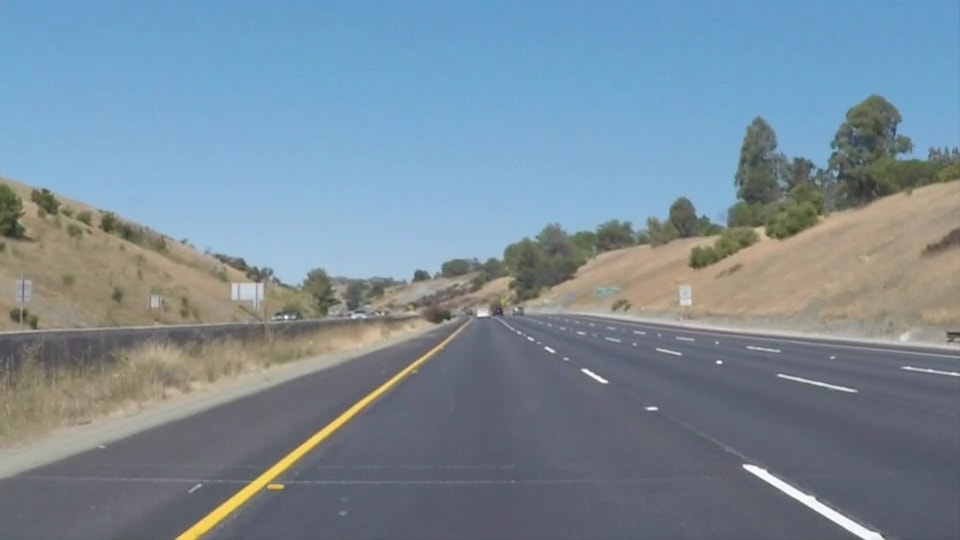
#> input picture project_1/test_images/whiteCarLaneSwitch.jpg, 960 x 540 px
$ jupyter execute --allow-errors pipeline.ipynb   (shell and % lines are left out)
#> lines starting #> are read from the running program, lines starting #| are printed output that depends on the picture; after the words box and inside, x2 and y2 are one past the last pixel; in counts of white or black regions, pixels touching at a corner belong together
# Self-Driving Car Engineer Nanodegree

## Project: **Finding Lane Lines on the Road**
***
In this project, you will use the tools you learned about in the lesson to identify lane lines on the road.  You can develop your pipeline on a series of individual images, and later apply the result to a video stream (really just a series of images). Check out the video clip "raw-lines-example.mp4" (also contained in this repository) to see what the output should look like after using the helper functions below.

Once you have a result that looks roughly like "raw-lines-example.mp4", you'll need to get creative and try to average and/or extrapolate the line segments you've detected to map out the full extent of the lane lines.  You can see an example of the result you're going for in the video "P1_example.mp4".  Ultimately, you would like to draw just one line for the left side of the lane, and one for the right.

In addition to implementing code, there is a brief writeup to complete. The writeup should be completed in a separate file, which can be either a markdown file or a pdf document. There is a [write up template](https://github.com/udacity/CarND-LaneLines-P1/blob/master/writeup_template.md) that can be used to guide the writing process. Completing both the code in the Ipython notebook and the writeup template will cover all of the [rubric points](https://review.udacity.com/#!/rubrics/322/view) for this project.

---
Let's have a look at our first image called 'test_images/solidWhiteRight.jpg'.  Run the 2 cells below (hit Shift-Enter or the "play" button above) to display the image.

**Note: If, at any point, you encounter frozen display windows or other confounding issues, you can always start again with a clean slate by going to the "Kernel" menu above and selecting "Restart & Clear Output".**

---

**The tools you have are color selection, region of interest selection, grayscaling, Gaussian smoothing, Canny Edge Detection and Hough Tranform line detection.  You  are also free to explore and try other techniques that were not presented in the lesson.  Your goal is piece together a pipeline to detect the line segments in the image, then average/extrapolate them and draw them onto the image for display (as below).  Once you have a working pipeline, try it out on the video stream below.**

---

<figure>

 <figcaption>
 <p></p>
 <p style="text-align: center;"> Your output should look something like this (above) after detecting line segments using the helper functions below </p>
 </figcaption>
</figure>
 <p></p>
<figure>

 <figcaption>
 <p></p>
 <p style="text-align: center;"> Your goal is to connect/average/extrapolate line segments to get output like this</p>
 </figcaption>
</figure>

**Run the cell below to import some packages.  If you get an `import error` for a package you've already installed, try changing your kernel (select the Kernel menu above --> Change Kernel).  Still have problems?  Try relaunching Jupyter Notebook from the terminal prompt.  Also, consult the forums for more troubleshooting tips.**

## Import Packages

[cell 1]
#importing some useful packages
import matplotlib.pyplot as plt
import matplotlib.image as mpimg
import numpy as np
import cv2

## Read in an Image

[cell 2]
#reading in an image
image = mpimg.imread('test_images/whiteCarLaneSwitch.jpg')
#> image is the input picture: shape (540, 960, 3); mean R, G, B 121.2, 139.4, 152.9

#printing out some stats and plotting
print('This image is:', type(image), 'with dimensions:', image.shape)
#| This image is: <class 'numpy.ndarray'> with dimensions: (540, 960, 3)
plt.imshow(image)  # if you wanted to show a single color channel image called 'gray', for example, call as plt.imshow(gray, cmap='gray')

## Ideas for Lane Detection Pipeline

**Some OpenCV functions (beyond those introduced in the lesson) that might be useful for this project are:**

`cv2.inRange()` for color selection
`cv2.fillPoly()` for regions selection
`cv2.line()` to draw lines on an image given endpoints
`cv2.addWeighted()` to coadd / overlay two images
`cv2.cvtColor()` to grayscale or change color
`cv2.imwrite()` to output images to file
`cv2.bitwise_and()` to apply a mask to an image

**Check out the OpenCV documentation to learn about these and discover even more awesome functionality!**

## Helper Functions

Below are some helper functions to help get you started. They should look familiar from the lesson!

[cell 3]
import math

def grayscale(img):
    """Applies the Grayscale transform
    This will return an image with only one color channel
    but NOTE: to see the returned image as grayscale
    (assuming your grayscaled image is called 'gray')
    you should call plt.imshow(gray, cmap='gray')"""
    return cv2.cvtColor(img, cv2.COLOR_RGB2GRAY)
    # Or use BGR2GRAY if you read an image with cv2.imread()
    # return cv2.cvtColor(img, cv2.COLOR_BGR2GRAY)

def canny(img, low_threshold, high_threshold):
    """Applies the Canny transform"""
    return cv2.Canny(img, low_threshold, high_threshold)

def gaussian_blur(img, kernel_size):
    """Applies a Gaussian Noise kernel"""
    return cv2.GaussianBlur(img, (kernel_size, kernel_size), 0)

def region_of_interest(img, vertices):
    """
    Applies an image mask.

    Only keeps the region of the image defined by the polygon
    formed from `vertices`. The rest of the image is set to black.
    `vertices` should be a numpy array of integer points.
    """
    #defining a blank mask to start with
    mask = np.zeros_like(img)

    #defining a 3 channel or 1 channel color to fill the mask with depending on the input image
    if len(img.shape) > 2:
        channel_count = img.shape[2]  # i.e. 3 or 4 depending on your image
        ignore_mask_color = (255,) * channel_count
    else:
        ignore_mask_color = 255

    #filling pixels inside the polygon defined by "vertices" with the fill color
    cv2.fillPoly(mask, vertices, ignore_mask_color)

    #returning the image only where mask pixels are nonzero
    masked_image = cv2.bitwise_and(img, mask)
    return masked_image


def draw_lines(img, lines, color=[255, 0, 0], thickness=8):
    """
    NOTE: this is the function you might want to use as a starting point once you want to
    average/extrapolate the line segments you detect to map out the full
    extent of the lane (going from the result shown in raw-lines-example.mp4
    to that shown in P1_example.mp4).

    Think about things like separating line segments by their
    slope ((y2-y1)/(x2-x1)) to decide which segments are part of the left
    line vs. the right line.  Then, you can average the position of each of
    the lines and extrapolate to the top and bottom of the lane.

    This function draws `lines` with `color` and `thickness`.
    Lines are drawn on the image inplace (mutates the image).
    If you want to make the lines semi-transparent, think about combining
    this function with the weighted_img() function below
    """
    """
    I changed this helper function to make the extrapolation happen in this function
    To make the lane line more clear, I changed the line width to 8
    """
    leftLines = []
    rightLines = []
    slope_L = 0; slope_R = 0
    # find out the left and the right lanes
    for line in lines:
        for x1,y1,x2,y2 in line:
            slope = (y2-y1) / (x2-x1)
            if(slope < 0.15 and slope > -0.15): continue
            if(slope > 0):
                rightLines.append(line)
                slope_R += slope
            else:
                leftLines.append(line)
                slope_L += slope

    # average the position of each of the lines and extrapolate to the top and bottom of the lane.
    sumxL = 0; sumxR = 0; sumyL = 0; sumyR = 0;
    for line in leftLines:
        for x1,y1,x2,y2 in line:
            sumxL = sumxL + x1 + x2
            sumyL = sumyL + y1 + y2
    if len(leftLines):
        x_L = sumxL / len(leftLines) /2 # calculate the averaged coordinates on the left lane
        y_L = sumyL / len(leftLines) /2
        slope_L /= len(leftLines)
        leftLines = []
        if slope_L == 0:
            y_L1 = img.shape[0]; x_L1 =  x_L
            y_L2 = 320; x_L2 =  x_L
        else:
            y_L1 = img.shape[0]; x_L1 =  x_L - (y_L - y_L1) / slope_L
            y_L2 = 320; x_L2 =  x_L - (y_L - y_L2) / slope_L # extrapolate the lane line to its top and bottom position using the same slope
        leftLines.append([x_L,y_L,x_L1,y_L1])
        leftLines.append([x_L,y_L,x_L2,y_L2]) # now the new left lane consists of three points (the center, the top and the bottom)
    # the same procedures on the right lane
    for line in rightLines:
        for x1,y1,x2,y2 in line:
            sumxR = sumxR + x1 + x2
            sumyR = sumyR + y1 + y2
    if len(rightLines):
        x_R = sumxR / len(rightLines) /2
        y_R = sumyR / len(rightLines) /2
        slope_R /= len(rightLines)
        rightLines = []
        y_R1 = img.shape[0]; x_R1 =  x_R - (y_R - y_R1) / slope_R
        y_R2 = 320; x_R2 =  x_R - (y_R - y_R2) / slope_R
        rightLines.append([x_R,y_R,x_R1,y_R1])
        rightLines.append([x_R,y_R,x_R2,y_R2])

    # draw the extrapoted lane lines
    for line in leftLines:
        x1 = line[0]; y1 = line[1]; x2 = line[2]; y2 = line[3]
        cv2.line(img, (int(x1), int(y1)), (int(x2), int(y2)), color, thickness)
    for line in rightLines:
        x1 = line[0]; y1 = line[1]; x2 = line[2]; y2 = line[3]
        cv2.line(img, (int(x1), int(y1)), (int(x2), int(y2)), color, thickness)

def hough_lines(img, rho, theta, threshold, min_line_len, max_line_gap):
    """
    `img` should be the output of a Canny transform.

    Returns an image with hough lines drawn.
    """
    lines = cv2.HoughLinesP(img, rho, theta, threshold, np.array([]), minLineLength=min_line_len, maxLineGap=max_line_gap)
    line_img = np.zeros((img.shape[0], img.shape[1], 3), dtype=np.uint8)
    draw_lines(line_img, lines)
    return line_img

# Python 3 has support for cool math symbols.

def weighted_img(img, initial_img, α=0.8, β=1.0, γ=0.0):
    """
    `img` is the output of the hough_lines(), An image with lines drawn on it.
    Should be a blank image (all black) with lines drawn on it.

    `initial_img` should be the image before any processing.

    The result image is computed as follows:

    initial_img * α + img * β + γ
    NOTE: initial_img and img must be the same shape!
    """
    return cv2.addWeighted(initial_img, α, img, β, γ)

## Test Images

Build your pipeline to work on the images in the directory "test_images"
**You should make sure your pipeline works well on these images before you try the videos.**

[cell 4]
import os
os.listdir("test_images/")
# Grayscale the image
gray = grayscale(image)

# Define a kernel size and apply Gaussian smoothing
kernel_size = 5
blur_gray =gaussian_blur(gray,kernel_size)

# Define our parameters for Canny and apply
low_threshold = 50
high_threshold = 150
edges = canny(blur_gray, low_threshold, high_threshold)
#> in canny, `return cv2.Canny(img, low_threshold, high_threshold)`:
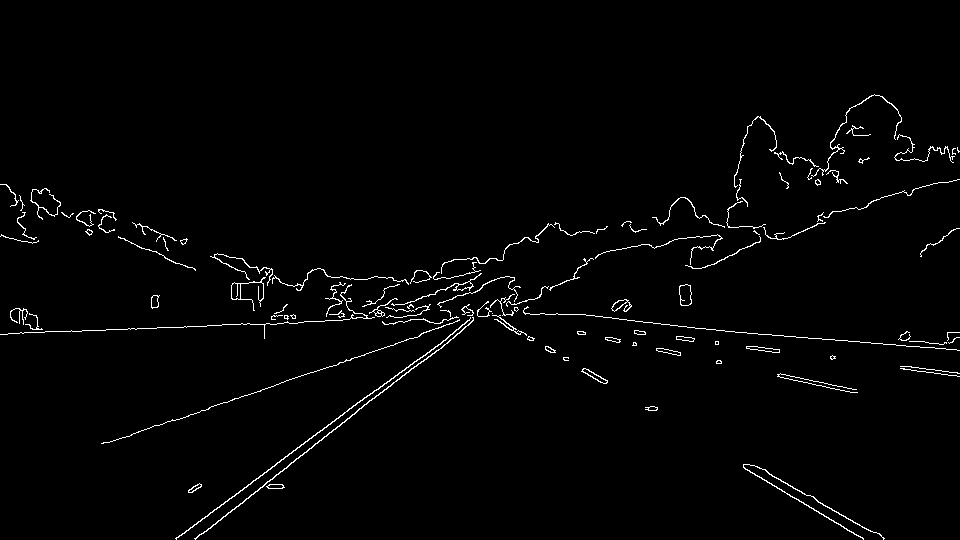
#> returned value: shape (540, 960); 1.7% white in thin lines or dots, all inside (x1, y1, x2, y2) = (0, 94, 960, 540)

# Next we'll create a masked edges image using cv2.fillPoly()
mask = np.zeros_like(edges)
ignore_mask_color = 255

# This time we are defining a four sided polygon to mask
imshape = image.shape
vertices = np.array([[(0,imshape[0]),(450, 340), (490, 340), (imshape[1],imshape[0])]], dtype=np.int32)
masked_edges = region_of_interest(edges, vertices)
#> in region_of_interest, `masked_image = cv2.bitwise_and(img, mask)`:
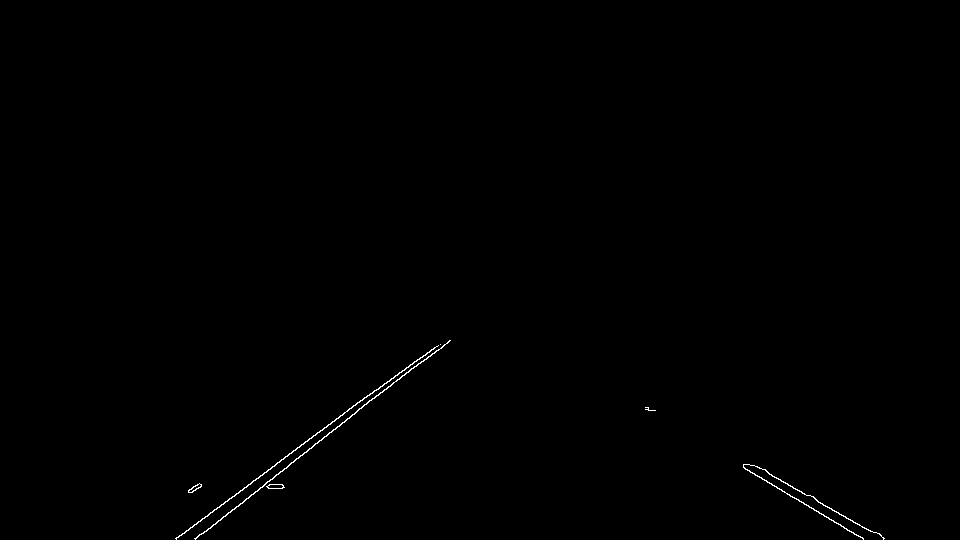
#> masked_image: shape (540, 960); 0.27% white in thin lines or dots, all inside (x1, y1, x2, y2) = (175, 340, 885, 540)

# Define the Hough transform parameters
# Make a blank the same size as our image to draw on
rho = 1 # distance resolution in pixels of the Hough grid
theta = np.pi/180 # angular resolution in radians of the Hough grid
threshold = 50     # minimum number of votes (intersections in Hough grid cell)
min_line_len = 30 #minimum number of pixels making up a line
max_line_gap = 20   # maximum gap in pixels between connectable line segments
#line_image = np.copy(image)*0 # creating a blank to draw lines on

# Run Hough on edge detected image
# Output "lines" is an array containing endpoints of detected line segments
lines = hough_lines(masked_edges, rho, theta, threshold, min_line_len, max_line_gap)
#> in hough_lines, `lines = cv2.HoughLinesP(img, rho, theta, threshold, np.array([]), minL..`: lines = [[195, 538, 449, 340], [176, 538, 364, 397], [207, 516, 399, 372], [752, 465, 884, 538], [743, 467, 863, 539], [291, 462, 414, 366], [195, 539, 287, 467], [369, 395, 431, 349]]
#> the loop in draw_lines, `for line in lines:` made 8 passes
#> after the loop in draw_lines, `for line in lines:`: leftLines = [[[195, 538, 449, 340]], [[176, 538, 364, 397]], [[207, 516, 399, 372]], [[291, 462, 414, 366]], [[195, 539, 287, 467]], [[369, 395, 431, 349]]]; rightLines = [[[752, 465, 884, 538]], [[743, 467, 863, 539]]]; slope_L = -4.58; slope_R = 1.15
#> the loop in draw_lines, `for line in leftLines:` made 6 passes
#> after the loop in draw_lines, `for line in leftLines:`: sumxL = 3777; sumyL = 5279
#> in draw_lines, `x_L = sumxL / len(leftLines) /2`: x_L = 314.8
#> in draw_lines, `y_L = sumyL / len(leftLines) /2`: y_L = 439.9
#> in draw_lines, `slope_L /= len(leftLines)`: slope_L = -0.764
#> in draw_lines, `x_L1 = x_L - (y_L - y_L1) / slope_L`: x_L1 = 183.8
#> in draw_lines, `x_L2 = x_L - (y_L - y_L2) / slope_L`: x_L2 = 471.7
#> the loop in draw_lines, `for line in rightLines:` made 2 passes
#> after the loop in draw_lines, `for line in rightLines:`: sumxR = 3242; sumyR = 2009
#> in draw_lines, `x_R = sumxR / len(rightLines) /2`: x_R = 810.5
#> in draw_lines, `y_R = sumyR / len(rightLines) /2`: y_R = 502.2
#> in draw_lines, `slope_R /= len(rightLines)`: slope_R = 0.577
#> in draw_lines, `x_R1 = x_R - (y_R - y_R1) / slope_R`: x_R1 = 876
#> in draw_lines, `x_R2 = x_R - (y_R - y_R2) / slope_R`: x_R2 = 494.4
#> the loop in draw_lines, `for line in leftLines:` made 2 passes
#> (x1, y1, x2, y2) on passes 1 to 2: (314.8, 439.9, 183.8, 540), (314.8, 439.9, 471.7, 320)
#> the loop in draw_lines, `for line in rightLines:` made 2 passes
#> (x1, y1, x2, y2) on passes 1 to 2: (810.5, 502.2, 876, 540), (810.5, 502.2, 494.4, 320)
#> after the loop in draw_lines, `for line in rightLines:`:
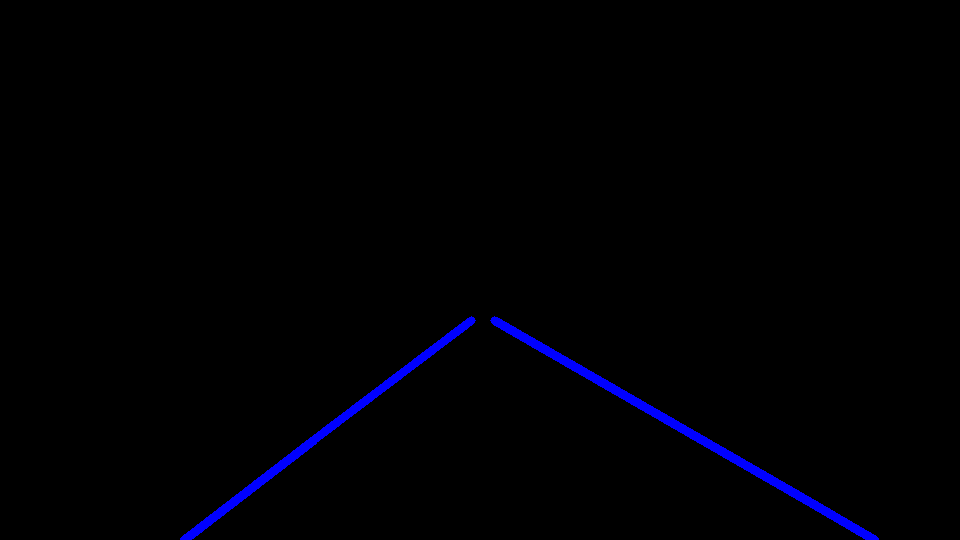
#> img: shape (540, 960, 3); mean of channels 0, 1, 2 3.5, 0, 0; drawn as B, G, R

# Draw the lines on the edge image
lines_edges = weighted_img(lines, image,α=0.8, β=1.0, γ=0.0)
#> in weighted_img, `return cv2.addWeighted(initial_img, α, img, β, γ)`:
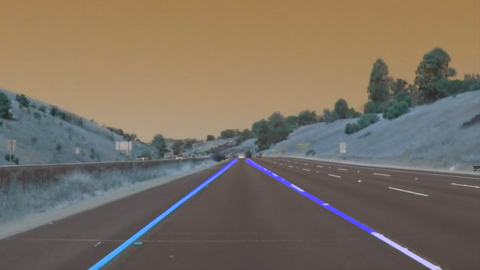
#> returned value: shape (540, 960, 3) (shown at 1/2 size); mean of channels 0, 1, 2 98.5, 111.5, 122.3; drawn as B, G, R
plt.imshow(lines_edges)

## Build a Lane Finding Pipeline

Build the pipeline and run your solution on all test_images. Make copies into the `test_images_output` directory, and you can use the images in your writeup report.

Try tuning the various parameters, especially the low and high Canny thresholds as well as the Hough lines parameters.

[cell 5]
# TODO: Build your pipeline that will draw lane lines on the test_images
# then save them to the test_images_output directory.
#importing some useful packages
import matplotlib.pyplot as plt
import matplotlib.image as mpimg
import numpy as np
import cv2
import os
os.chdir("/home/workspace/CarND-LaneLines-P1/")
path = os.listdir("test_images/")
print(path)
for file_name in path:
    os.chdir("/home/workspace/CarND-LaneLines-P1/")
    #reading in an image
    image = mpimg.imread('test_images/'+file_name)
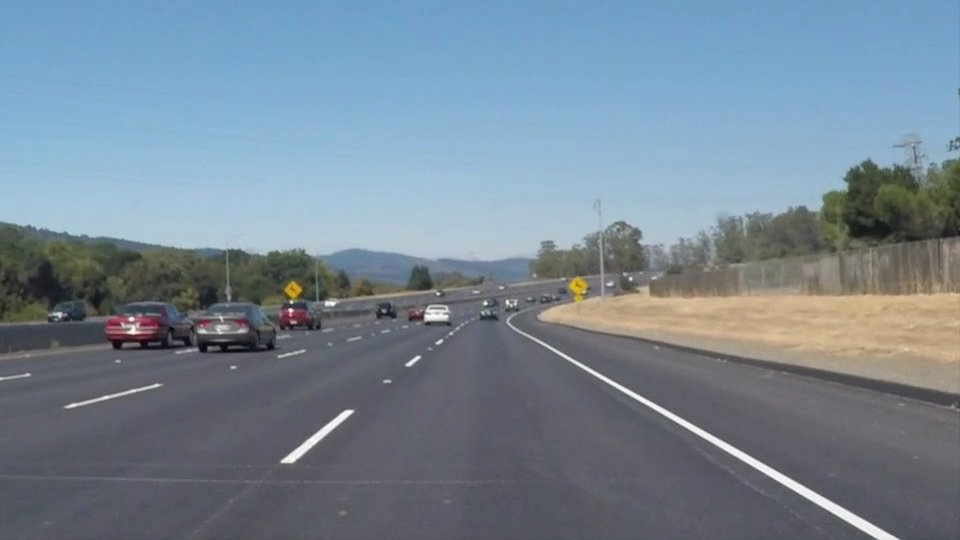
#> input picture project_1/test_images/solidWhiteCurve.jpg, 960 x 540 px
#> image is the input picture: shape (540, 960, 3); mean R, G, B 118.5, 134.5, 148.1

    #printing out some stats and plotting
    print('This image is:', type(image), 'with dimensions:', image.shape)
#| This image is: <class 'numpy.ndarray'> with dimensions: (540, 960, 3)
    plt.imshow(image)  # if you wanted to show a single color channel image called 'gray', for example, call as plt.imshow(gray, cmap='gray')

    # Grayscale the image
    gray = grayscale(image)
#> in grayscale (call 2), `return cv2.cvtColor(img, cv2.COLOR_RGB2GRAY)`:
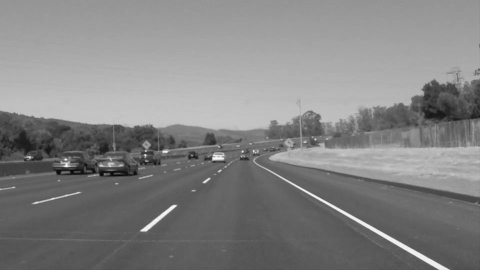
#> returned value: shape (540, 960) (shown at 1/2 size); min 5, max 255, mean 131.2

    # Define a kernel size and apply Gaussian smoothing
    kernel_size = 5
    blur_gray =gaussian_blur(gray,kernel_size)

    # Define our parameters for Canny and apply
    low_threshold = 50
    high_threshold = 150
    edges = canny(blur_gray, low_threshold, high_threshold)

    # Next we'll create a masked edges image using cv2.fillPoly()
    mask = np.zeros_like(edges)
    ignore_mask_color = 255

    # This time we are defining a four sided polygon to mask
    imshape = image.shape
    vertices = np.array([[(0,imshape[0]),(450, 340), (600, 340), (imshape[1],imshape[0])]], dtype=np.int32)
    masked_edges = region_of_interest(edges, vertices)
#> in region_of_interest (call 2), `cv2.fillPoly(mask, vertices, ignore_mask_color)`:
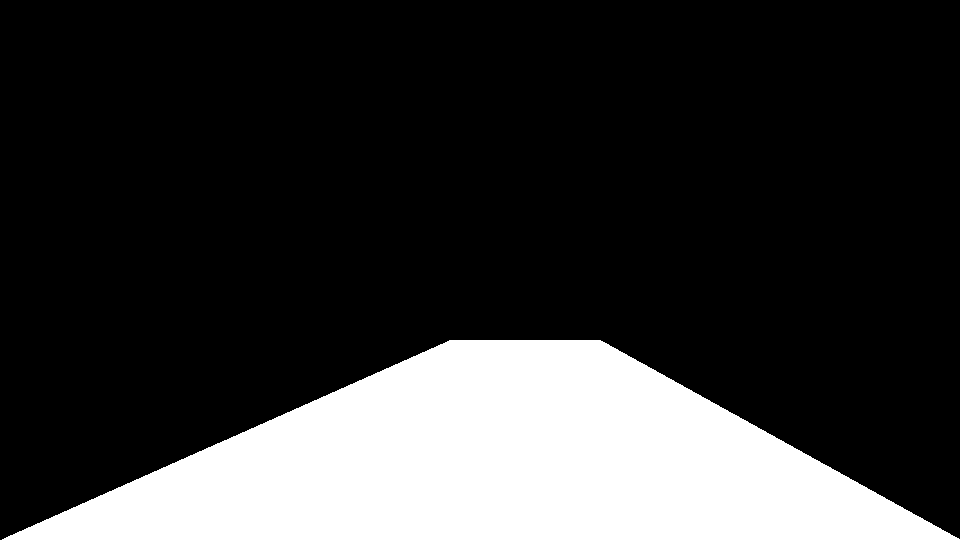
#> mask: shape (540, 960); 21.4% white; 1 white region, box (x1, y1, x2, y2) and area: (2, 340, 960, 540) 111104

    # Define the Hough transform parameters
    # Make a blank the same size as our image to draw on
    rho = 1 # distance resolution in pixels of the Hough grid
    theta = np.pi/180 # angular resolution in radians of the Hough grid
    threshold = 50     # minimum number of votes (intersections in Hough grid cell)
    min_line_len = 20 #minimum number of pixels making up a line
    max_line_gap = 20   # maximum gap in pixels between connectable line segments
    #line_image = np.copy(image)*0 # creating a blank to draw lines on

    # Run Hough on edge detected image
    # Output "lines" is an array containing endpoints of detected line segments
    lines = hough_lines(masked_edges, rho, theta, threshold, min_line_len, max_line_gap)
#> (the rest of the program and of its run is left out)
